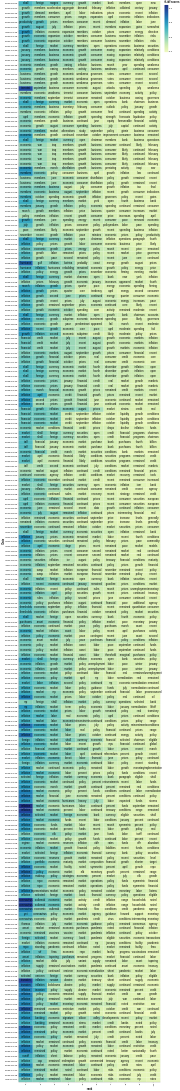

Here is the notebook cell this chart was saved with:
### Markdown cell above
**For Minutes**

### Code cell
pd.options.display.max_rows = 600
# adding a little randomness to break ties in term ranking
top_tfidf_plusRand = top_minutes.copy()
top_tfidf_plusRand['tf-idf scores'] = top_tfidf_plusRand['tf-idf scores'] + np.random.rand(top_minutes.shape[0])*0.0001

# base for all visualizations, with rank calculation
base = alt.Chart(top_tfidf_plusRand).encode(
    x = 'rank:O',
    y = 'Date:N'
).transform_window(
    rank = "rank()",
    sort = [alt.SortField("tf-idf scores", order="descending")],
    groupby = ["Date"],
)

# heatmap specification, the color follows the number of tfidf
heatmap = base.mark_rect().encode(
    color = 'tf-idf scores:Q'
)


# text labels, white for darker heatmap colors
text = base.mark_text(baseline='middle').encode(
    text = 'vocab:N',
    color = alt.condition(alt.datum.tfidf >= 0.23, alt.value('white'), alt.value('black'))
)

# display the three superimposed visualizations
(heatmap + text).properties(width=600)

### Figure 1 — Vega-Lite specification as saved in the notebook (floating-point values rounded to 4 significant figures; data arrays with more than 128 entries replaced by an {"elided": "..."} marker saying what was removed)
{"config": {"view": {"continuousWidth": 300, "continuousHeight": 300}}, "layer": [{"mark": {"type": "rect"}, "encoding": {"color": {"field": "tf-idf scores", "type": "quantitative"}, "x": {"field": "rank", "type": "ordinal"}, "y": {"field": "Date", "type": "nominal"}}, "transform": [{"window": [{"op": "rank", "field": "", "as": "rank"}], "groupby": ["Date"], "sort": [{"field": "tf-idf scores", "order": "descending"}]}]}, {"mark": {"type": "text", "baseline": "middle"}, "encoding": {"color": {"condition": {"test": "(datum.tfidf >= 0.23)", "value": "white"}, "value": "black"}, "text": {"field": "vocab", "type": "nominal"}, "x": {"field": "rank", "type": "ordinal"}, "y": {"field": "Date", "type": "nominal"}}, "transform": [{"window": [{"op": "rank", "field": "", "as": "rank"}], "groupby": ["Date"], "sort": [{"field": "tf-idf scores", "order": "descending"}]}]}], "data": {"name": "data-ce0ef07930b9e080b098084e5618f24d"}, "width": 600, "$schema": "https://vega.github.io/schema/vega-lite/v5.20.1.json", "datasets": {"data-ce0ef07930b9e080b098084e5618f24d": {"elided": "2290 records"}}}
